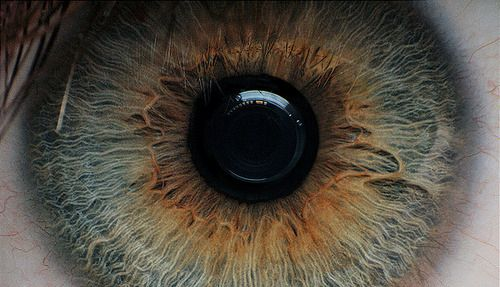
#> input picture Report1/images/eye.jpg, 500 x 287 px
$ python contrast_enhancement.py images/eye.jpg
#> lines starting #> are read from the running program, lines starting #| are printed output that depends on the picture
### Report1/utils.py
from PIL import Image
import numpy as np
import matplotlib.pyplot as plt


def bound(arr):
    return np.clip(arr, 0, 255)


def im_to_arr(path):
#> called with path = 'images/eye.jpg'
    try:
        with Image.open(path) as image:
#> image is the input picture: PIL image 500x287 RGB; mean R, G, B 82.3, 75.9, 65.5
            im_arr = np.fromstring(image.tobytes(), dtype=np.uint8)
            im_arr = im_arr.reshape(
                (image.size[1], image.size[0], 3)).astype(np.int16)
        return im_arr
    except FileNotFoundError:
        print('remember to pass correct filepath as argument')


# [36 lines left out: functions occur_tab, print_hist_img, print_hist_occur_tab, not called in this run]

### Report1/contrast_enhancement.py
#!/usr/bin/python
from PIL import Image
import numpy as np
import sys
from utils import bound, im_to_arr


def main(args):
    factor = 8
    img = im_to_arr(args[0])
    ce = bound(((img/255 - 0.5)*factor + 0.5)*255)
#> in bound, `return np.clip(arr, 0, 255)`:
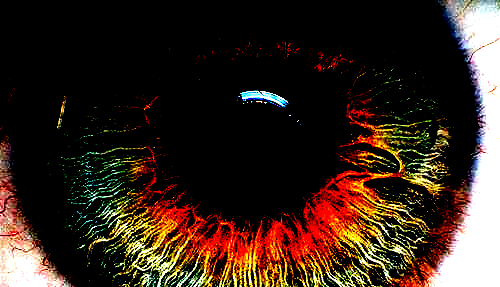
#> returned value: shape (287, 500, 3) float64; mean of channels 0, 1, 2 55.3, 38.9, 27.9; drawn as R, G, B
    ce = Image.fromarray(ce.astype(np.uint8))
    ce.show()


if __name__ == "__main__":
    main(sys.argv[1:])
